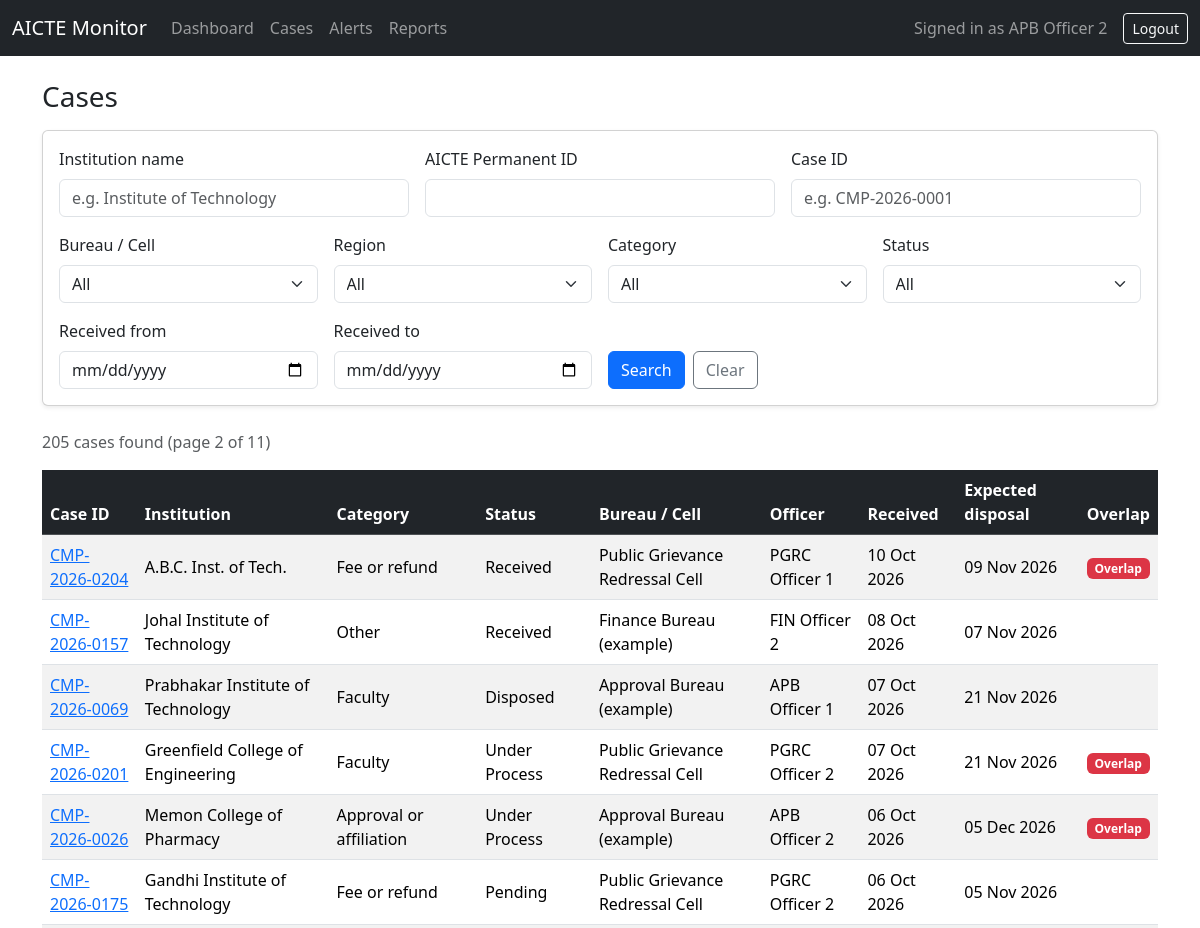
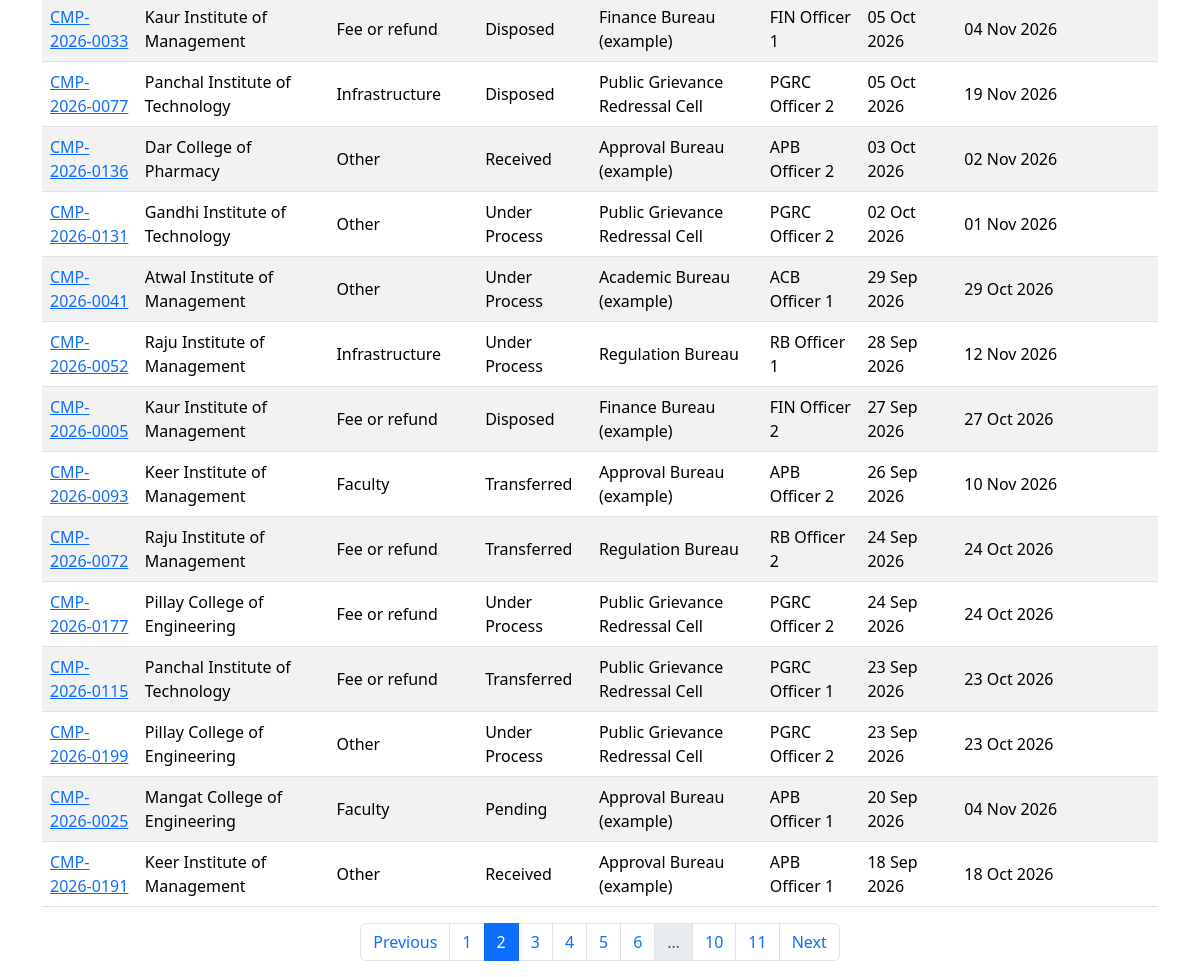
The app's page /cases?page=2 (signed in) with its own data (2 pictures, top to bottom).
### models.py (models this page shows)
class User(UserMixin, db.Model):
    __tablename__ = "users"
    id = db.Column(db.Integer, primary_key=True)
    name = db.Column(db.String(100), nullable=False)
    email = db.Column(db.String(120), unique=True, nullable=False)
    password_hash = db.Column(db.String(255), nullable=False)
    role = db.Column(db.String(30), nullable=False)  # admin, officer, regional, senior
    bureau_id = db.Column(db.Integer, db.ForeignKey("bureaus.id"))
    region = db.Column(db.String(50))
    bureau = db.relationship("Bureau")

class Case(db.Model):
    __tablename__ = "cases"
    id = db.Column(db.String(30), primary_key=True)  # e.g. CMP-2026-0001
    institution_id = db.Column(db.String(20), db.ForeignKey("institutions.id"), nullable=False)
    category = db.Column(db.String(60))
    description = db.Column(db.Text)
    received_on = db.Column(db.Date)
    status = db.Column(db.String(30), default="Received")
    current_bureau_id = db.Column(db.Integer, db.ForeignKey("bureaus.id"))
    assigned_officer_id = db.Column(db.Integer, db.ForeignKey("users.id"))
    last_action_summary = db.Column(db.String(200))
    last_action_on = db.Column(db.DateTime)
    next_action_required = db.Column(db.String(200))
    expected_disposal_on = db.Column(db.Date)
    is_escalated = db.Column(db.Boolean, default=False)
    overlap_flag = db.Column(db.Boolean, default=False)
    current_bureau = db.relationship("Bureau")
    officer = db.relationship("User")
    actions = db.relationship("CaseAction", backref="case", order_by="CaseAction.performed_at")

class Institution(db.Model):
    __tablename__ = "institutions"
    id = db.Column(db.String(20), primary_key=True)  # AICTE Permanent ID
    name = db.Column(db.String(200), nullable=False)
    city = db.Column(db.String(100))
    state = db.Column(db.String(100))
    region = db.Column(db.String(50))
    cases = db.relationship("Case", backref="institution")

class Bureau(db.Model):
    __tablename__ = "bureaus"
    id = db.Column(db.Integer, primary_key=True)
    code = db.Column(db.String(20), unique=True, nullable=False)
    name = db.Column(db.String(120), nullable=False)

### app.py (the view)
@app.route("/cases")
def cases():
    f = {
        "institution": request.args.get("institution", "").strip(),
        "institution_id": request.args.get("institution_id", "").strip(),
        "case_id": request.args.get("case_id", "").strip(),
        "bureau": request.args.get("bureau", "").strip(),
        "region": request.args.get("region", "").strip(),
        "category": request.args.get("category", "").strip(),
        "status": request.args.get("status", "").strip(),
        "date_from": request.args.get("date_from", "").strip(),
        "date_to": request.args.get("date_to", "").strip(),
    }
    page = request.args.get("page", 1, type=int)
    query = Case.query.join(Institution)
    if f["institution"]:
        query = query.filter(Institution.name.ilike(f"%{f['institution']}%"))
    if f["institution_id"]:
        query = query.filter(Institution.id.ilike(f"%{f['institution_id']}%"))
    if f["case_id"]:
        query = query.filter(Case.id.ilike(f"%{f['case_id']}%"))
    if f["bureau"].isdigit():
        query = query.filter(Case.current_bureau_id == int(f["bureau"]))
    if f["region"]:
        query = query.filter(Institution.region == f["region"])
    if f["category"]:
        query = query.filter(Case.category == f["category"])
    if f["status"]:
        query = query.filter(Case.status == f["status"])
    date_from = parse_date(f["date_from"])
    date_to = parse_date(f["date_to"])
    if date_from:
        query = query.filter(Case.received_on >= date_from)
    if date_to:
        query = query.filter(Case.received_on <= date_to)
    pagination = query.order_by(Case.received_on.desc(), Case.id).paginate(
        page=page, per_page=20, error_out=False
    )
    bureaus = Bureau.query.order_by(Bureau.name).all()
    regions = [
        row[0]
        for row in db.session.query(Institution.region)
        .filter(Institution.region.isnot(None))
        .distinct()
        .order_by(Institution.region)
    ]
    categories = [
        row[0]
        for row in db.session.query(Case.category)
        .filter(Case.category.isnot(None))
        .distinct()
        .order_by(Case.category)
    ]
    statuses = [
        row[0]
        for row in db.session.query(Case.status)
        .filter(Case.status.isnot(None))
        .distinct()
        .order_by(Case.status)
    ]
    active_filters = {key: value for key, value in f.items() if value}
    return render_template(
        "cases.html",
        pagination=pagination,
        f=f,
        active_filters=active_filters,
        bureaus=bureaus,
        regions=regions,
        categories=categories,
        statuses=statuses,
    )

### app.py (called while the page is built)
@login_manager.user_loader
def load_user(user_id):
    return db.session.get(User, int(user_id))

@app.before_request
def require_login():
    if request.endpoint in ("login", "static"):
        return None
    if not current_user.is_authenticated:
        return redirect(url_for("login"))
    return None

def parse_date(text):
    try:
        return datetime.strptime(text, "%Y-%m-%d").date()
    except ValueError:
        return None

### templates/cases.html (shortened to what this page needs)
{% extends "base.html" %}
{% block content %}
<h3 class="mb-3">Cases</h3>
<form method="GET" action="/cases" class="card card-body shadow-sm mb-4">
    <div class="row g-3">
        <div class="col-md-4">
            <label class="form-label" for="institution">Institution name</label>
            <input type="text" class="form-control" id="institution" name="institution"
                   value="{{ f.institution }}" placeholder="e.g. Institute of Technology">
        </div>
        <div class="col-md-4">
            <label class="form-label" for="institution_id">AICTE Permanent ID</label>
            <input type="text" class="form-control" id="institution_id" name="institution_id"
                   value="{{ f.institution_id }}">
        </div>
        <div class="col-md-4">
            <label class="form-label" for="case_id">Case ID</label>
            <input type="text" class="form-control" id="case_id" name="case_id"
                   value="{{ f.case_id }}" placeholder="e.g. CMP-2026-0001">
        </div>
        <div class="col-md-3">
            <label class="form-label" for="bureau">Bureau / Cell</label>
            <select class="form-select" id="bureau" name="bureau">
                <option value="">All</option>
            </select>
        </div>
        <div class="col-md-3">
            <label class="form-label" for="region">Region</label>
            <select class="form-select" id="region" name="region">
                <option value="">All</option>
            </select>
        </div>
        <div class="col-md-3">
            <label class="form-label" for="category">Category</label>
            <select class="form-select" id="category" name="category">
                <option value="">All</option>
            </select>
        </div>
        <div class="col-md-3">
            <label class="form-label" for="status">Status</label>
            <select class="form-select" id="status" name="status">
                <option value="">All</option>
            </select>
        </div>
        <div class="col-md-3">
            <label class="form-label" for="date_from">Received from</label>
            <input type="date" class="form-control" id="date_from" name="date_from" value="{{ f.date_from }}">
        </div>
        <div class="col-md-3">
            <label class="form-label" for="date_to">Received to</label>
            <input type="date" class="form-control" id="date_to" name="date_to" value="{{ f.date_to }}">
        </div>
        <div class="col-md-6 d-flex align-items-end gap-2">
            <button type="submit" class="btn btn-primary">Search</button>
            <a href="/cases" class="btn btn-outline-secondary">Clear</a>
        </div>
    </div>
</form>
<p class="text-muted">
    {{ pagination.total }} case{{ '' if pagination.total == 1 else 's' }} found
    {% if pagination.total > 0 %}
        (page {{ pagination.page }} of {{ pagination.pages }})
    {% endif %}
</p>
<div class="table-responsive">
    <table class="table table-striped table-hover align-middle">
        <thead class="table-dark">
            <tr>
                <th>Case ID</th>
                <th>Institution</th>
                <th>Category</th>
                <th>Status</th>
                <th>Bureau / Cell</th>
                <th>Officer</th>
                <th>Received</th>
                <th>Expected disposal</th>
                <th>Overlap</th>
            </tr>
        </thead>
        <tbody>
            {% for c in pagination.items %}
            <tr>
                <td><a href="/cases/{{ c.id }}">{{ c.id }}</a></td>
                <td>{{ c.institution.name }}</td>
                <td>{{ c.category or '-' }}</td>
                <td>{{ c.status or '-' }}</td>
                <td>{{ c.current_bureau.name if c.current_bureau else '-' }}</td>
                <td>{{ c.officer.name if c.officer else 'Unassigned' }}</td>
                <td>{{ c.received_on.strftime('%d %b %Y') if c.received_on else '-' }}</td>
                <td>{{ c.expected_disposal_on.strftime('%d %b %Y') if c.expected_disposal_on else '-' }}</td>
                <td>
                    {% if c.overlap_flag %}
                    <span class="badge bg-danger">Overlap</span>
                    {% endif %}
                </td>
            </tr>
            {% else %}
            <tr>
                <td colspan="9" class="text-center text-muted py-4">No cases match your search.</td>
            </tr>
            {% endfor %}
        </tbody>
    </table>
</div>
{% if pagination.pages > 1 %}
<nav>
    <ul class="pagination justify-content-center">
        <li class="page-item {% if not pagination.has_prev %}disabled{% endif %}">
            <a class="page-link"
               href="{{ url_for('cases', page=pagination.prev_num, **active_filters) if pagination.has_prev else '#' }}">Previous</a>
        </li>
        {% for p in pagination.iter_pages() %}
            {% if p %}
            <li class="page-item {% if p == pagination.page %}active{% endif %}">
                <a class="page-link" href="{{ url_for('cases', page=p, **active_filters) }}">{{ p }}</a>
            </li>
            {% else %}
            <li class="page-item disabled"><span class="page-link">&hellip;</span></li>
            {% endif %}
        {% endfor %}
        <li class="page-item {% if not pagination.has_next %}disabled{% endif %}">
            <a class="page-link"
               href="{{ url_for('cases', page=pagination.next_num, **active_filters) if pagination.has_next else '#' }}">Next</a>
        </li>
    </ul>
</nav>
{% endif %}
{% endblock %}

### templates/base.html (shortened to what this page needs)
<!DOCTYPE html>
<html lang="en">
<head>
    <link href="https://cdn.jsdelivr.net/npm/bootstrap@5.3.3/dist/css/bootstrap.min.css" rel="stylesheet">
</head>
<body>
<nav class="navbar navbar-expand-lg navbar-dark bg-dark">
    <div class="container-fluid">
        <a class="navbar-brand" href="/dashboard">AICTE Monitor</a>
        {% if current_user.is_authenticated %}
        <div class="collapse navbar-collapse" id="mainNav">
            <ul class="navbar-nav me-auto">
                <li class="nav-item"><a class="nav-link" href="/dashboard">Dashboard</a></li>
                <li class="nav-item"><a class="nav-link" href="/cases">Cases</a></li>
                <li class="nav-item"><a class="nav-link" href="/alerts">Alerts</a></li>
                <li class="nav-item"><a class="nav-link" href="/reports">Reports</a></li>
            </ul>
            <span class="navbar-text me-3">Signed in as {{ current_user.name }}</span>
            <a class="btn btn-outline-light btn-sm" href="/logout">Logout</a>
        </div>
        {% endif %}
    </div>
</nav>
<div class="container mt-4">
    {% block content %}{% endblock %}
</div>
</body>
</html>

### records on screen
User: name "APB Officer 2"
Case: id "CMP-2026-0204", institution.name "A.B.C. Inst. of Tech.", category "Fee or refund", status "Received", current_bureau "Public Grievance Redressal Cell", officer "PGRC Officer 1", received_on "10 Oct 2026", expected_disposal_on "09 Nov 2026", overlap_flag "Overlap"
Case: id "CMP-2026-0157", institution.name "Johal Institute of Technology", category "Other", status "Received", current_bureau "Finance Bureau (example)", officer "FIN Officer 2", received_on "08 Oct 2026", expected_disposal_on "07 Nov 2026"
Case: id "CMP-2026-0069", institution.name "Prabhakar Institute of Technology", category "Faculty", status "Disposed", current_bureau "Approval Bureau (example)", officer "APB Officer 1", received_on "07 Oct 2026", expected_disposal_on "21 Nov 2026"
Case: id "CMP-2026-0201", institution.name "Greenfield College of Engineering", category "Faculty", status "Under Process", current_bureau "Public Grievance Redressal Cell", officer "PGRC Officer 2", received_on "07 Oct 2026", expected_disposal_on "21 Nov 2026", overlap_flag "Overlap"
Case: id "CMP-2026-0026", institution.name "Memon College of Pharmacy", category "Approval or affiliation", status "Under Process", current_bureau "Approval Bureau (example)", officer "APB Officer 2", received_on "06 Oct 2026", expected_disposal_on "05 Dec 2026", overlap_flag "Overlap"
Case: id "CMP-2026-0175", institution.name "Gandhi Institute of Technology", category "Fee or refund", status "Pending", current_bureau "Public Grievance Redressal Cell", officer "PGRC Officer 2", received_on "06 Oct 2026", expected_disposal_on "05 Nov 2026"
Case: id "CMP-2026-0033", institution.name "Kaur Institute of Management", category "Fee or refund", status "Disposed", current_bureau "Finance Bureau (example)", officer "FIN Officer 1", received_on "05 Oct 2026", expected_disposal_on "04 Nov 2026"
Case: id "CMP-2026-0077", institution.name "Panchal Institute of Technology", category "Infrastructure", status "Disposed", current_bureau "Public Grievance Redressal Cell", officer "PGRC Officer 2", received_on "05 Oct 2026", expected_disposal_on "19 Nov 2026"
Case: id "CMP-2026-0136", institution.name "Dar College of Pharmacy", category "Other", status "Received", current_bureau "Approval Bureau (example)", officer "APB Officer 2", received_on "03 Oct 2026", expected_disposal_on "02 Nov 2026"
Case: id "CMP-2026-0131", institution.name "Gandhi Institute of Technology", category "Other", status "Under Process", current_bureau "Public Grievance Redressal Cell", officer "PGRC Officer 2", received_on "02 Oct 2026", expected_disposal_on "01 Nov 2026"
Case: id "CMP-2026-0041", institution.name "Atwal Institute of Management", category "Other", status "Under Process", current_bureau "Academic Bureau (example)", officer "ACB Officer 1", received_on "29 Sep 2026", expected_disposal_on "29 Oct 2026"
Case: id "CMP-2026-0052", institution.name "Raju Institute of Management", category "Infrastructure", status "Under Process", current_bureau "Regulation Bureau", officer "RB Officer 1", received_on "28 Sep 2026", expected_disposal_on "12 Nov 2026"
Case: id "CMP-2026-0005", institution.name "Kaur Institute of Management", category "Fee or refund", status "Disposed", current_bureau "Finance Bureau (example)", officer "FIN Officer 2", received_on "27 Sep 2026", expected_disposal_on "27 Oct 2026"
Case: id "CMP-2026-0093", institution.name "Keer Institute of Management", category "Faculty", status "Transferred", current_bureau "Approval Bureau (example)", officer "APB Officer 2", received_on "26 Sep 2026", expected_disposal_on "10 Nov 2026"
Case: id "CMP-2026-0072", institution.name "Raju Institute of Management", category "Fee or refund", status "Transferred", current_bureau "Regulation Bureau", officer "RB Officer 2", received_on "24 Sep 2026", expected_disposal_on "24 Oct 2026"
Case: id "CMP-2026-0177", institution.name "Pillay College of Engineering", category "Fee or refund", status "Under Process", current_bureau "Public Grievance Redressal Cell", officer "PGRC Officer 2", received_on "24 Sep 2026", expected_disposal_on "24 Oct 2026"
Case: id "CMP-2026-0115", institution.name "Panchal Institute of Technology", category "Fee or refund", status "Transferred", current_bureau "Public Grievance Redressal Cell", officer "PGRC Officer 1", received_on "23 Sep 2026", expected_disposal_on "23 Oct 2026"
Case: id "CMP-2026-0199", institution.name "Pillay College of Engineering", category "Other", status "Under Process", current_bureau "Public Grievance Redressal Cell", officer "PGRC Officer 2", received_on "23 Sep 2026", expected_disposal_on "23 Oct 2026"
Case: id "CMP-2026-0025", institution.name "Mangat College of Engineering", category "Faculty", status "Pending", current_bureau "Approval Bureau (example)", officer "APB Officer 1", received_on "20 Sep 2026", expected_disposal_on "04 Nov 2026"
Case: id "CMP-2026-0191", institution.name "Keer Institute of Management", category "Other", status "Received", current_bureau "Approval Bureau (example)", officer "APB Officer 1", received_on "18 Sep 2026", expected_disposal_on "18 Oct 2026"

### other values on screen
{{ pagination.total }} "205"
{{ '' if pagination.total == 1 else 's' }} "s"
{{ pagination.page }} "2"
{{ pagination.pages }} "11"
{{ p }} "1" "2" "3" "4" "5" "6" "10" "11"
